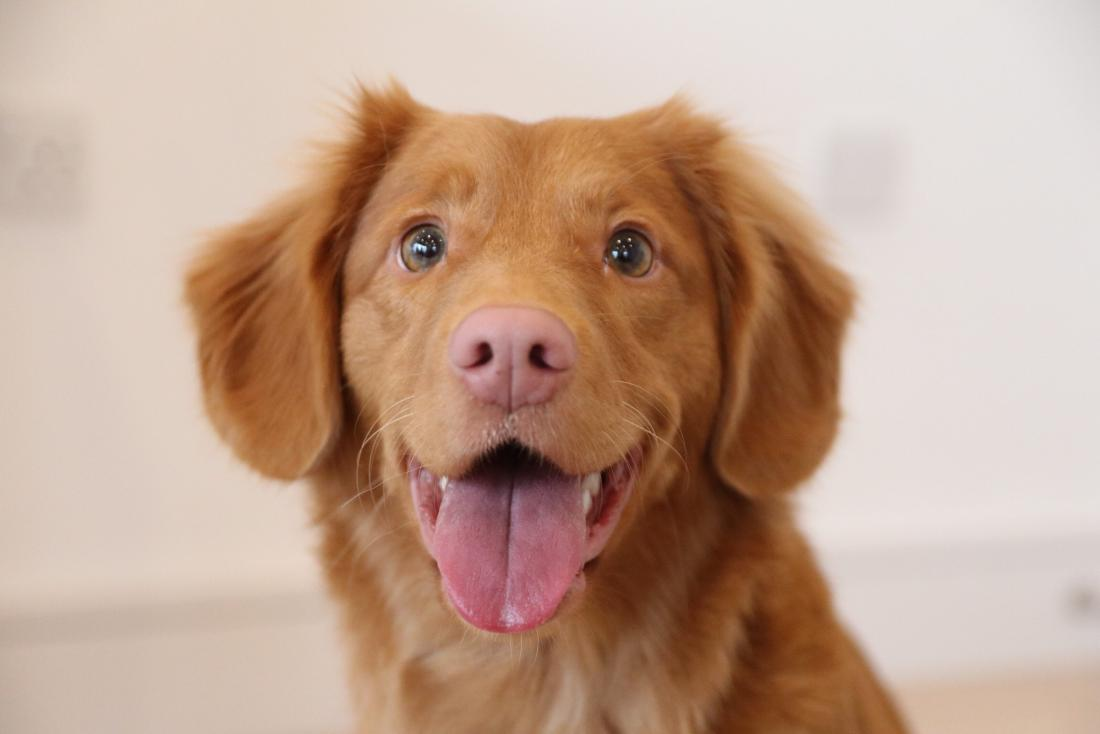
#> input picture data/img1.jpg, 1100 x 734 px, found by its file name
$ jupyter execute 'edge detection.ipynb'
#> lines starting #> are read from the running program, lines starting #| are printed output that depends on the picture; after the words box and inside, x2 and y2 are one past the last pixel; in counts of white or black regions, pixels touching at a corner belong together
[cell 1]
import cv2
import matplotlib.pyplot as plt
import numpy as np

# canny edge detection

[cell 2]
img = cv2.imread("/Users/kushalgupta/CV_course/data/img1.jpg")
#> img is the input picture: shape (734, 1100, 3); mean B, G, R 143.9, 162.6, 192.9

[cell 3]
plt.imshow(img)

[cell 4]
edges = cv2.Canny(img,threshold1=115,threshold2=120)
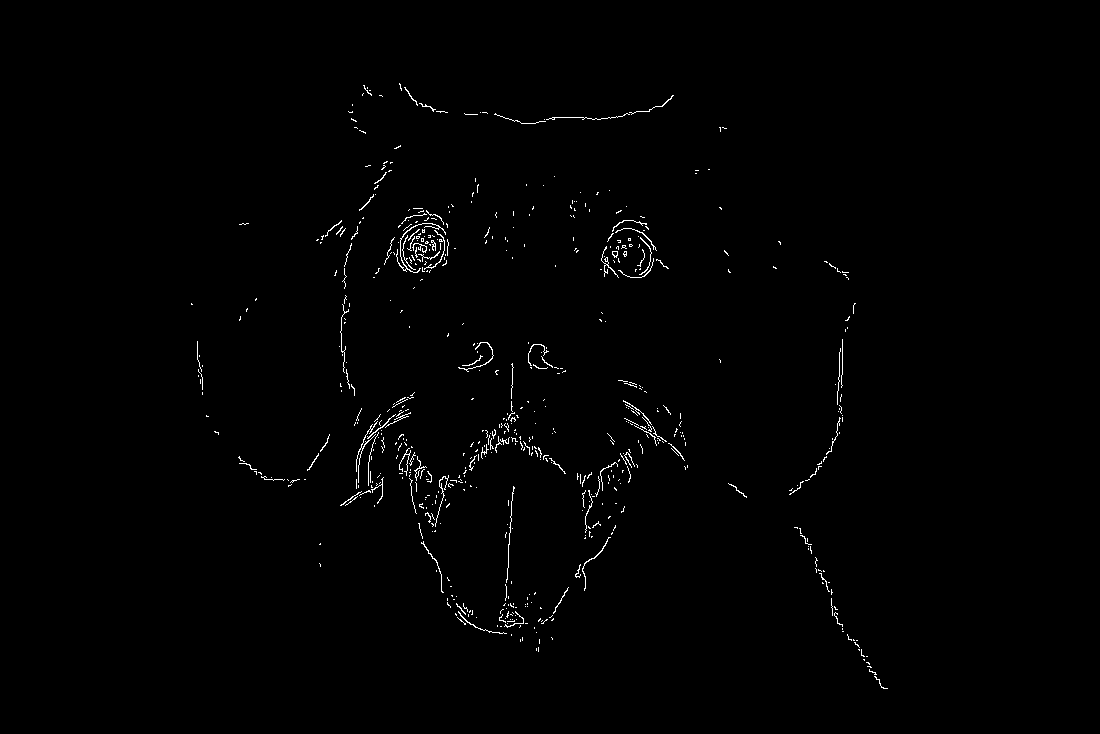
#> edges: shape (734, 1100); 0.8% white in thin lines or dots, all inside (x1, y1, x2, y2) = (191, 83, 888, 689)
plt.imshow(edges)

[cell 5]
med_val = np.median(img)
#> med_val = 193
lower = int(max(0,0.7*med_val))
#> lower = 135
upper = int(min(255,1.3*med_val))
#> upper = 250

[cell 6]
edges = cv2.Canny(img,threshold1=lower,threshold2=upper)
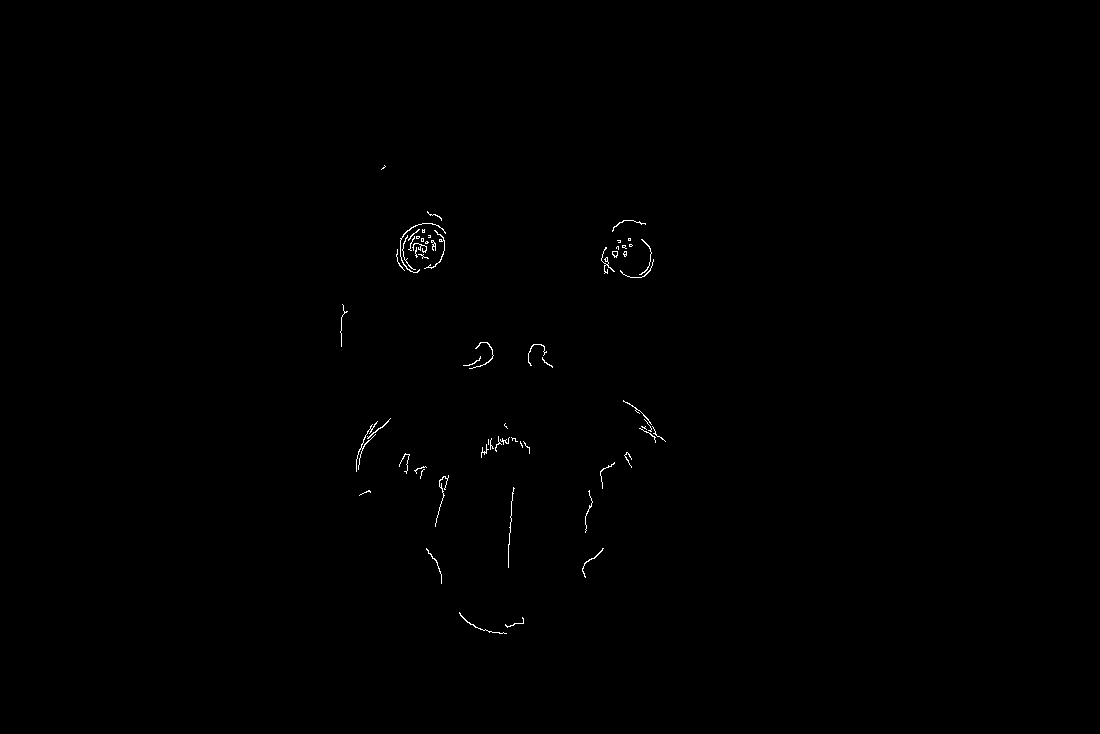
#> edges: shape (734, 1100); 0.25% white in thin lines or dots, all inside (x1, y1, x2, y2) = (340, 165, 666, 634)
plt.imshow(edges)

[cell 7]
blurred_img = cv2.blur(img,ksize=(5,5))

[cell 8]
edges = cv2.Canny(blurred_img,threshold1=127,threshold2=127)
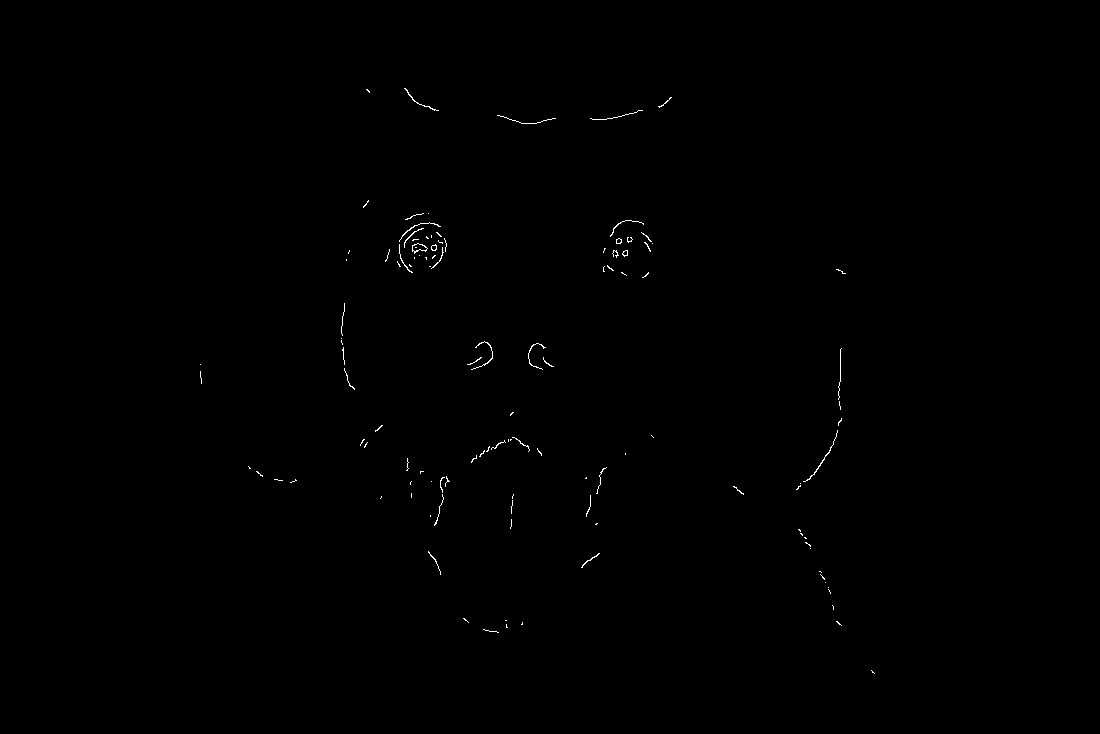
#> edges: shape (734, 1100); 0.22% white in thin lines or dots, all inside (x1, y1, x2, y2) = (200, 88, 875, 674)
plt.imshow(edges)

$ run again, with data/img2.jpg copied over data/img1.jpg
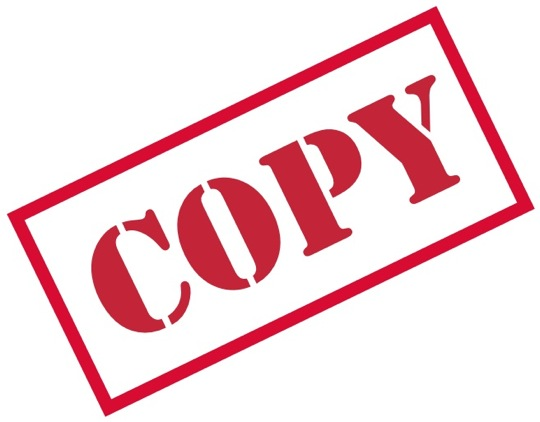
#> input picture data/img2.jpg, 540 x 422 px, found by its file name
#> img is the input picture: shape (422, 540, 3); mean B, G, R 218.8, 213.8, 244.6
#> `edges = cv2.Canny(img,threshold1=115,threshold2=120)`:
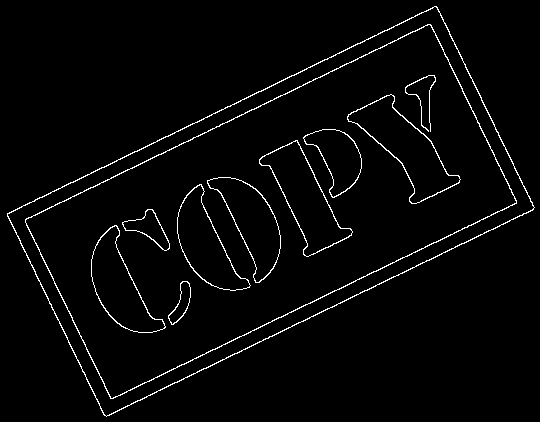
#> edges: shape (422, 540); 2.6% white in thin lines or dots
#> med_val = 255
#> lower = 178
#> upper = 255
#> `edges = cv2.Canny(blurred_img,threshold1=127,threshold2=127)`:
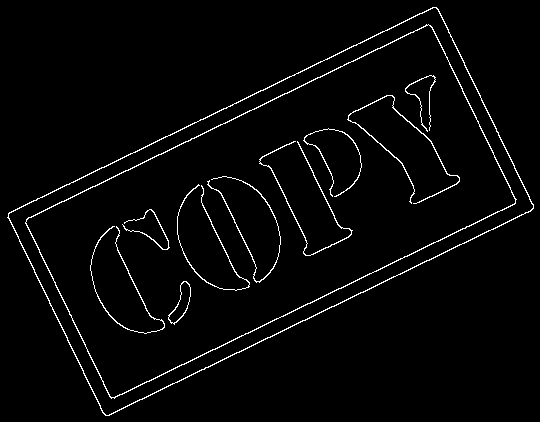
#> edges: shape (422, 540); 2.7% white in thin lines or dots

$ run again, with data/chess2.jpg copied over data/img1.jpg
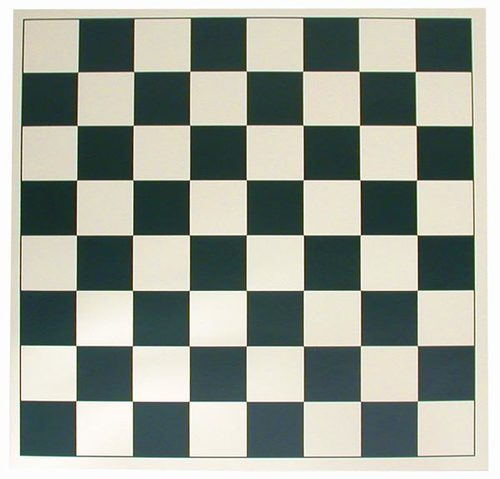
#> input picture data/chess2.jpg, 500 x 479 px, found by its file name
#> img is the input picture: shape (479, 500, 3); mean B, G, R 151.4, 161.3, 155.6
#> `edges = cv2.Canny(img,threshold1=115,threshold2=120)`:
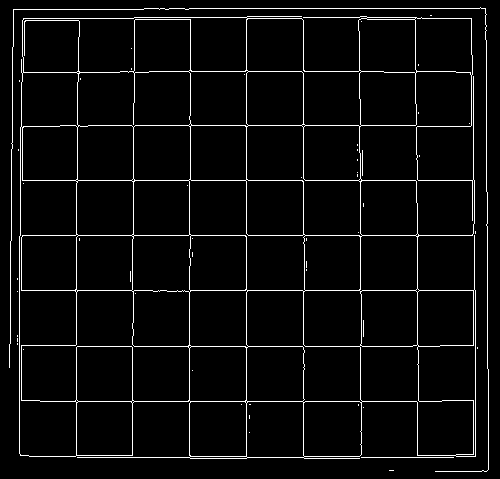
#> edges: shape (479, 500); 4.3% white in thin lines or dots
#> med_val = 207
#> lower = 144
#> upper = 255
#> `edges = cv2.Canny(blurred_img,threshold1=127,threshold2=127)`:
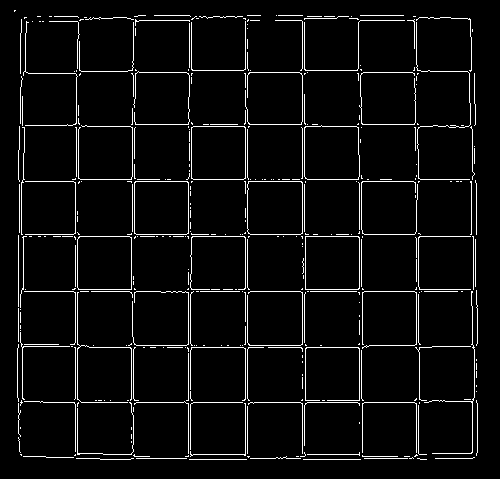
#> edges: shape (479, 500); 4.8% white in thin lines or dots, all inside (x1, y1, x2, y2) = (14, 10, 478, 460)
